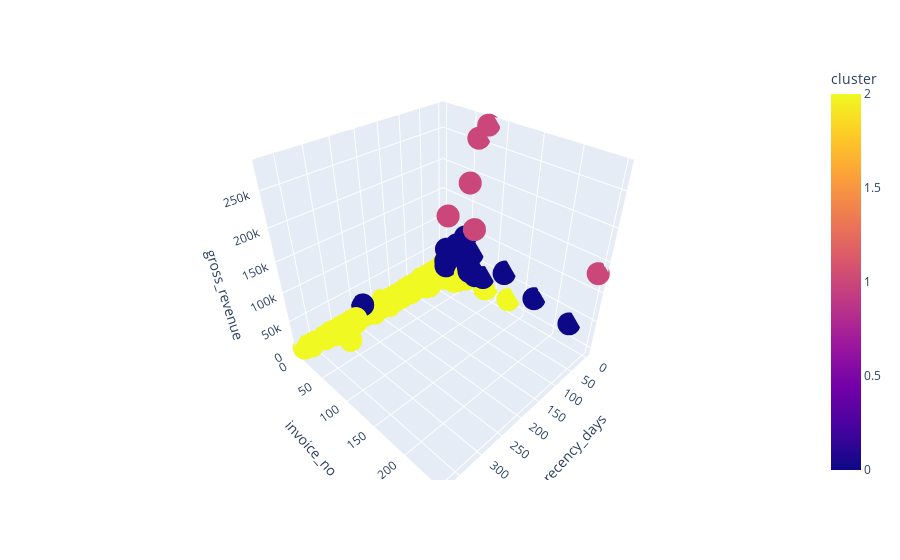

Notebook cell for this chart:
### Markdown cell above
## 9.2 Visualization Inspection

### Code cell
fig =px.scatter_3d(df9,  x='recency_days', y='invoice_no', z='gross_revenue', color='cluster' )
fig.show()

### Figure 1 — Plotly figure (JSON) as saved in the notebook; plotly's stock layout.template omitted (floating-point values rounded to 4 significant figures; data arrays with more than 128 entries replaced by an {"elided": "..."} marker saying what was removed)
{"data": [{"hovertemplate": "recency_days=%{x}<br>invoice_no=%{y}<br>gross_revenue=%{z}<br>cluster=%{marker.color}<extra></extra>", "legendgroup": "", "marker": {"color": {"elided": "4372 int values"}, "coloraxis": "coloraxis", "symbol": "circle"}, "mode": "markers", "name": "", "scene": "scene", "showlegend": false, "type": "scatter3d", "x": {"elided": "4372 int values"}, "y": {"elided": "4372 int values"}, "z": {"elided": "4372 float values"}}], "layout": {"coloraxis": {"colorbar": {"title": {"text": "cluster"}}, "colorscale": [[0, "#0d0887"], [0.1111, "#46039f"], [0.2222, "#7201a8"], [0.3333, "#9c179e"], [0.4444, "#bd3786"], [0.5556, "#d8576b"], [0.6667, "#ed7953"], [0.7778, "#fb9f3a"], [0.8889, "#fdca26"], [1, "#f0f921"]]}, "legend": {"tracegroupgap": 0}, "margin": {"t": 60}, "scene": {"domain": {"x": [0, 1], "y": [0, 1]}, "xaxis": {"title": {"text": "recency_days"}}, "yaxis": {"title": {"text": "invoice_no"}}, "zaxis": {"title": {"text": "gross_revenue"}}}}}
